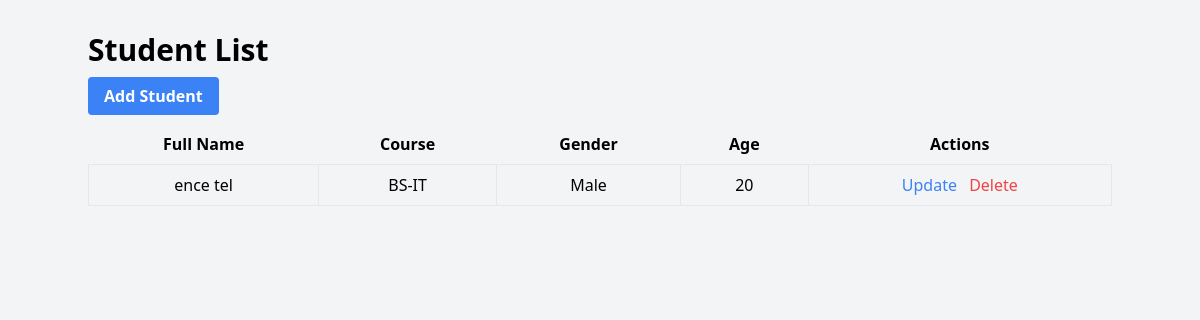
Before: / with the older database file.
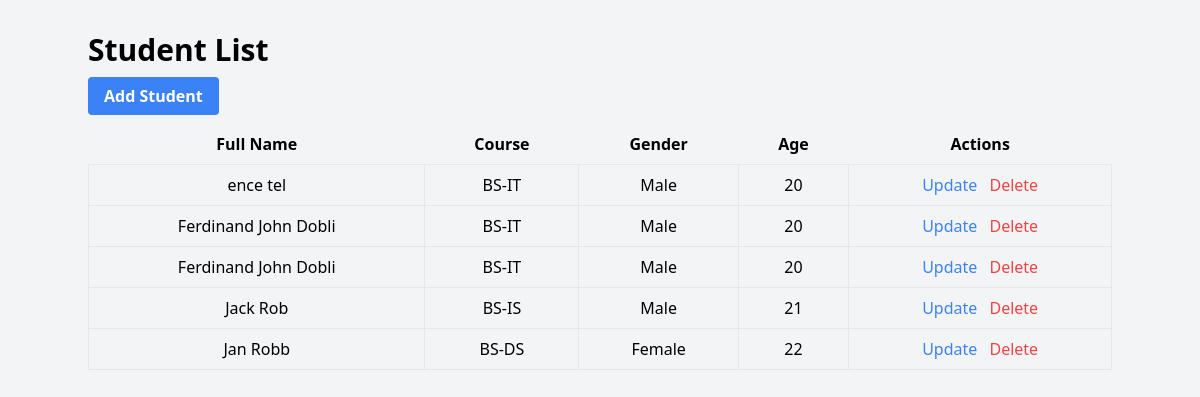
After: the same page with the newer database file.
### Students/models.py (models this page shows, shortened)
class Student(models.Model):
    firstName = models.CharField(max_length = 100)
    lastName = models.CharField(max_length = 100)
    course = models.CharField(max_length = 10, choices = COURSES)
    gender = models.CharField(max_length = 6, choices = GENDER)
    age = models.PositiveIntegerField()

### Students/views.py (the view)
# urls.py: path('', views.studentList, name='studentList'),
def studentList(request):
    students = Student.objects.all()
    context = {'students': students}
    return render(request, 'Students/list.html', context)

### Students/templates/students/list.html (shortened to what this page needs)
{% load static %}
<!DOCTYPE html>
<html>
<head>
    <link href="https://cdn.jsdelivr.net/npm/tailwindcss@2.2.19/dist/tailwind.min.css" rel="stylesheet">
</head>
<body class="bg-gray-100">
    <div class="container mx-auto py-8">
        <h1 class="text-3xl font-bold mb-4">Student List</h1>
        <div class="mb-4">
            <a href="{% url 'addStudent' %}" class="bg-blue-500 hover:bg-blue-700 text-white font-bold py-2 px-4 rounded">
                Add Student
            </a>
        </div>
        <table class="table-auto w-full">
            <thead>
                <tr>
                    <th class="px-4 py-2">Full Name</th>
                    <th class="px-4 py-2">Course</th>
                    <th class="px-4 py-2">Gender</th>
                    <th class="px-4 py-2">Age</th>
                    <th class="px-4 py-2">Actions</th>
                </tr>
            </thead>
            <tbody id="student-table-body">
                {% for student in students %}
                <tr>
                    <td class="border px-4 py-2 text-center">{{ student.firstName }} {{ student.lastName }}</td>
                    <td class="border px-4 py-2 text-center">{{ student.get_course_display }}</td>
                    <td class="border px-4 py-2 text-center">{{ student.get_gender_display }}</td>
                    <td class="border px-4 py-2 text-center">{{ student.age }}</td>
                    <td class="border px-4 py-2 text-center">
                        <a href="./add.html" class="text-blue-500 hover:text-blue-700">Update</a>
                        <a href="#" class="text-red-500 hover:text-red-700 ml-2">Delete</a>
                    </td>
                </tr>
                {% endfor %}
            </tbody>
        </table>
    </div>
</body>
</html>

Changed rows visible on the page:
added Student: firstName "Ferdinand John", lastName "Dobli", course "BS-IT", gender "Male", age "20"
added Student: firstName "Ferdinand John", lastName "Dobli", course "BS-IT", gender "Male", age "20"
added Student: firstName "Jack", lastName "Rob", course "BS-IS", gender "Male", age "21"
added Student: firstName "Jan", lastName "Robb", course "BS-DS", gender "Female", age "22"
